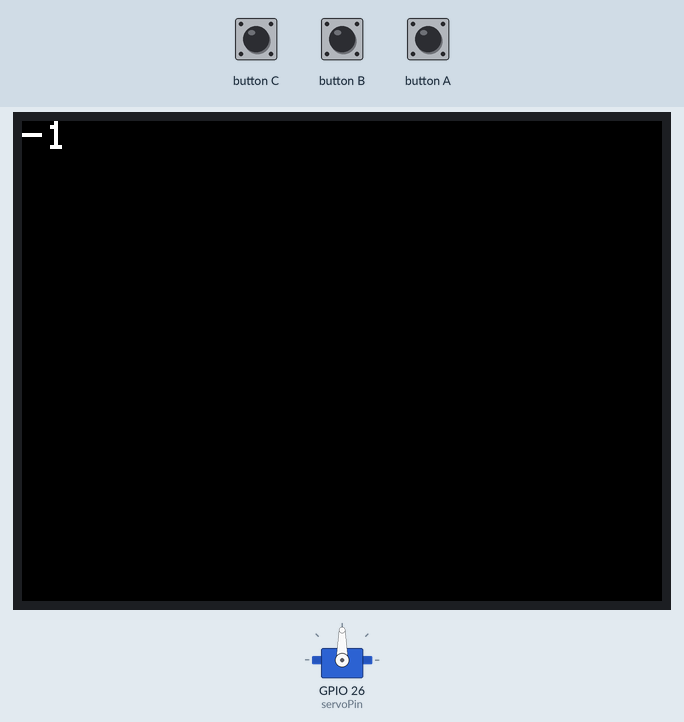
A sketch run on a simulated ESP32. Shown: 320×240 colour display, servo. The test bench sets the inputs (shaded band). WiFi joins after 1.5 s; servers stay silent unless stated; what the sketch prints to the serial monitor is not drawn.

Above: at 10.8 s.
10.9 s: button B pressed for 0.15 s
At 11.9 s:
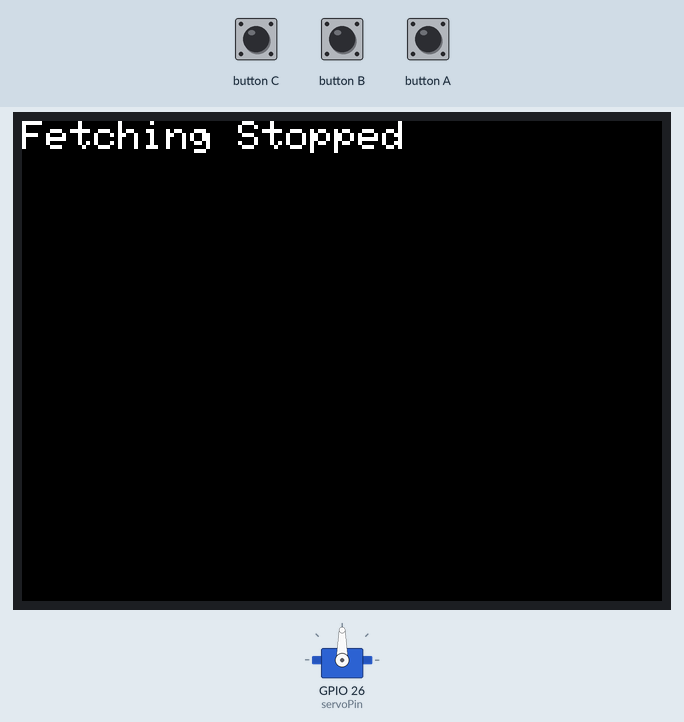
12.5 s: button A pressed for 0.15 s
At 13.1 s:
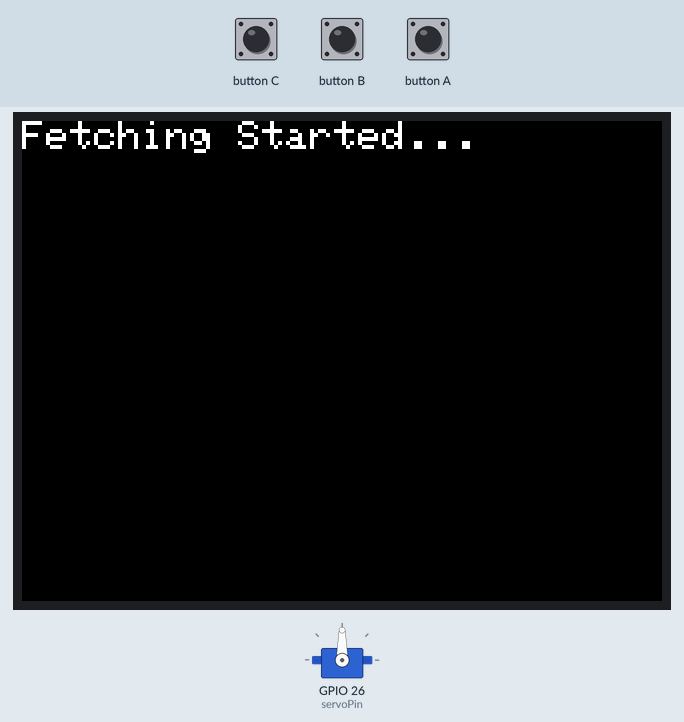
14.1 s: button A pressed for 3.2 s
20.3 s: button B pressed for 1 s
At 22.4 s:
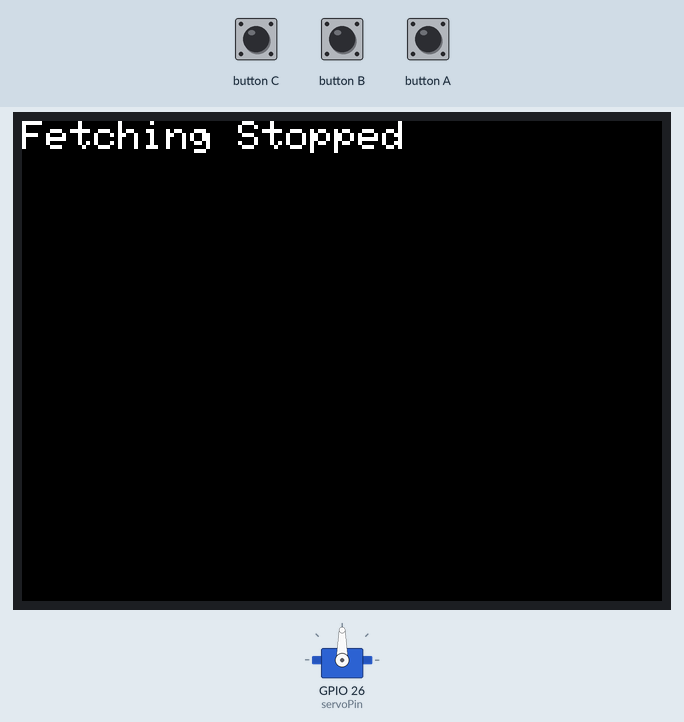
Timing chart, 0 to 23.8 s (numbered marks = the images above; inputs shaded):
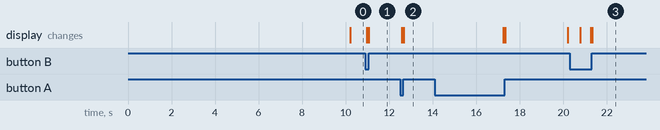

The sketch:

main.ino
```cpp
#include <M5Stack.h>
#include <WiFi.h>
#include <HTTPClient.h>
#include <ArduinoJson.h>
#include <ESP32Servo.h>
#include <WiFiClientSecure.h>

const char* ssid = "SPWH_L11_6C7326";
const char* password = "6L28VUS256";
const char* serverUrl = "https://tmp-home-gacha-pahvxp7a3a-uc.a.run.app/gacha/draw";

Servo myservo;
int pos = 0;
int servoPin = 26;

WiFiClientSecure secureClient;

bool shouldFetchData = true;  // API通信を制御するフラグ

void setup() {
  M5.begin();
  Serial.begin(9600);
  WiFi.begin(ssid, password);
  M5.Lcd.fillScreen(BLACK);
  M5.Lcd.setTextColor(WHITE);
  M5.Lcd.setTextSize(2);

  myservo.attach(servoPin);

  while (WiFi.status() != WL_CONNECTED) {
    delay(500);
    Serial.println("Connecting to WiFi..");
  }
  Serial.println("Connected to WiFi");
}

bool fetchAndDisplayData() {
  if (WiFi.status() == WL_CONNECTED) {
    HTTPClient http;
    secureClient.setInsecure();  // FIXME: サーバー証明書の検証をスキップする
    http.begin(secureClient, serverUrl);
    int httpCode = http.GET();

    M5.Lcd.println(httpCode);

    if (httpCode == 400) {
      Serial.println("400 Not Found: queueが見つかりません");
      http.end();
      return false;
    } else if (httpCode > 0) {
      Serial.println(httpCode);
      String payload = http.getString();
      Serial.println(payload);
      http.end();
      return true;
    } else {
      Serial.println("Error on HTTP request");
      http.end();
      return false;
    }
  }
  return false;
}

void loop() {
  M5.update();  // M5Stackのボタン状態を更新

  // ボタンAでAPI通信のループを開始
  if (M5.BtnA.isPressed()) {
    shouldFetchData = true;
    M5.Lcd.fillScreen(BLACK);  // 画面をクリア
    M5.Lcd.setCursor(0, 0);
    M5.Lcd.println("Fetching Started...");
  }

  // ボタンBでAPI通信のループを停止
  if (M5.BtnB.isPressed()) {
    shouldFetchData = false;
    M5.Lcd.fillScreen(BLACK);  // 画面をクリア
    M5.Lcd.setCursor(0, 0);
    M5.Lcd.println("Fetching Stopped");
  }

  static unsigned long lastTime = 0;
  unsigned long currentTime = millis();

  if (shouldFetchData && currentTime - lastTime > 10000) {  // 10秒ごとに実行
    if (fetchAndDisplayData()) {
      myservo.write(0);
      for (pos = 0; pos <= 160; pos += 1) {
        myservo.write(pos);
        delay(5);
      }
      delay(6000);
      for (pos = 160; pos >= 0; pos -= 1) {
        myservo.write(pos);
        delay(5);
      }
    }
    lastTime = currentTime;
    delay(500);
  }
}
```

Measured:
- after the input at 10.9 s, the display: changes after 0.08 s (image 1)
- after the input at 12.5 s, the display: changes after 0.08 s (image 2)
- after the input at 20.3 s, the display: changes after 0.48 s (image 3)
